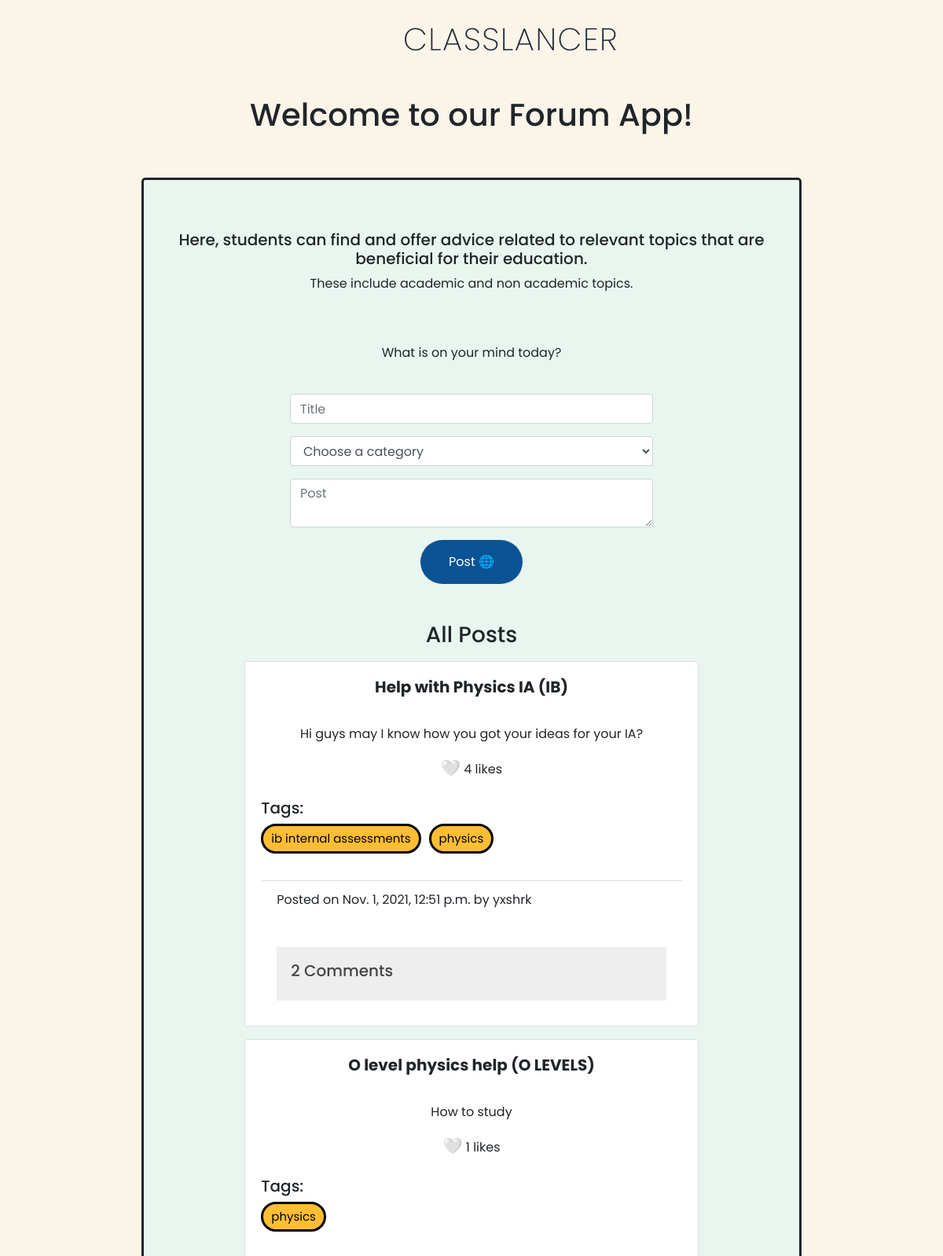
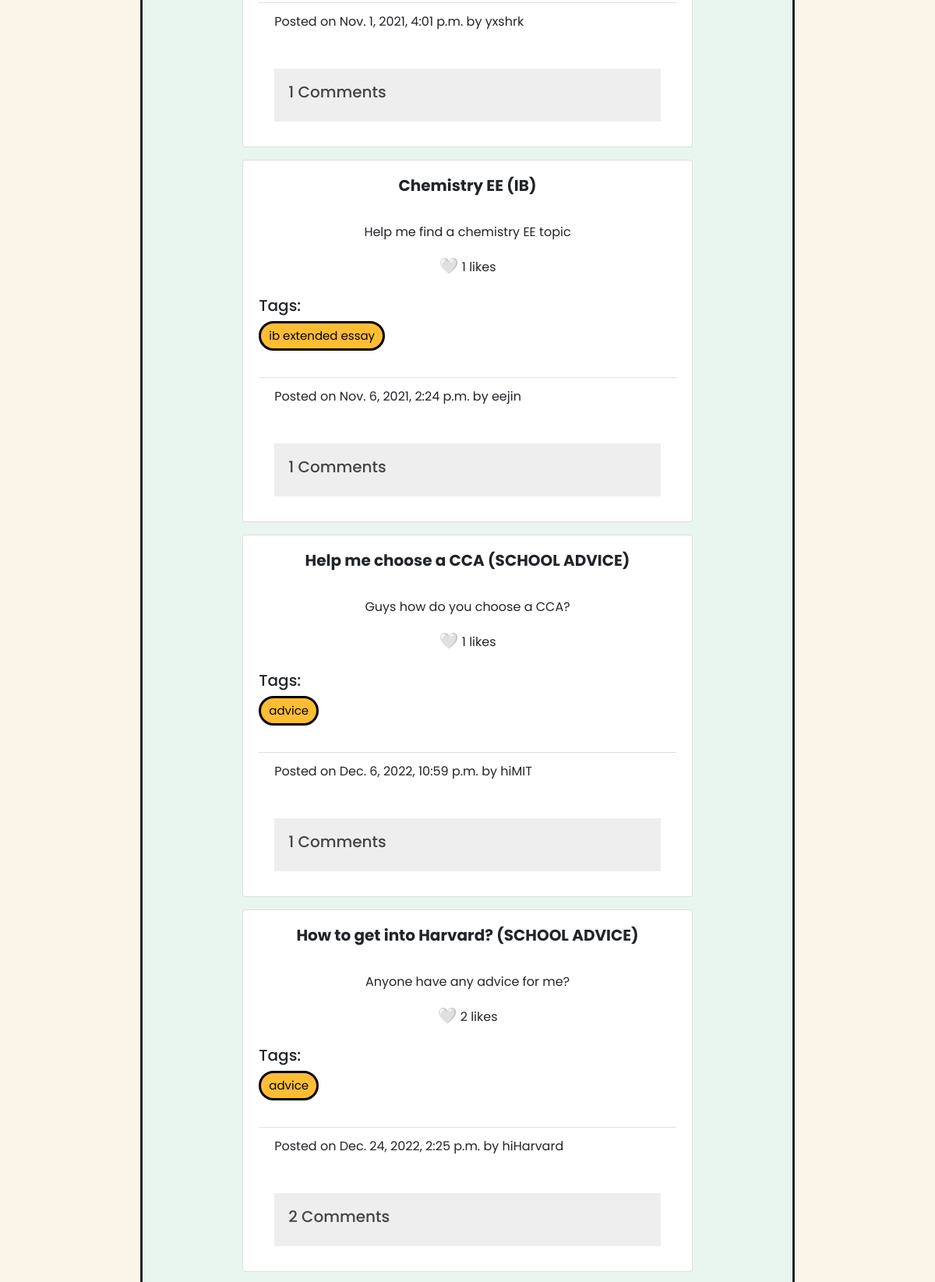
Page /forums/ (upper part) on the committed database (2 pictures, top to bottom).
### forums/models.py (models this page shows)
class Post(models.Model):
    id = models.IntegerField(primary_key=True)
    title = models.CharField(max_length=1024, default=None, null=True)
    category = models.CharField(max_length=1024, default=None, null=True)
    content = models.CharField(max_length=1024)
    timestamp = models.DateTimeField(auto_now_add=True)
    author = models.CharField(max_length=1024)

class Tag(models.Model):
    post_id = models.IntegerField()
    name = models.CharField(max_length=1024)

### forums/views.py (the view)
# urls.py: path("", views.index, name="index"),
def index(request):
    all_posts = Post.objects.all()
    postshash = {}
    allposts = []
    for all_post in all_posts:
        postshash[all_post.id] = {
            "id": all_post.id,
            "content": all_post.content,
            "title": all_post.title,
            "category": all_post.category.upper(),
            "timestamp": all_post.timestamp,
            "author": all_post.author,
            "tags": Tag.objects.filter(post_id=all_post.id),
            "likers": genlikers(all_post.id),
            "comments": Comment.objects.filter(post_id=all_post.id),
            "sepcomments": fetchcomments(all_post.id)
        }
    for x,y in postshash.items():
        allposts.append(y)
    return render(request, "forums/landingpage.html", {
        "allposts": allposts
    })

### auctions/context_processors.py (called while the page is built)
def add_variable_to_context(request):
    notifmessages = Messages.objects.filter(receiver=request.user.username, read=False)
    overallnotifs = Notifications.objects.filter(user=request.user.username, read=False)
    if request.user.is_authenticated:
        currentmode = Mode.objects.get(user=request.user.username)
    else:
        currentmode = "none"
    return {
        'testme': notifmessages,
        'metoo': overallnotifs,
        'currentmode': currentmode
    }

### forums/views.py (called while the page is built)
def genlikers(post_id):
    supporters = []
    likers = Liker.objects.filter(post_id=post_id)
    for liker in likers:
        supporters.append(liker.user)
    return supporters

def gencommentlikers(comment_id):
    squids = []
    comms = LikeComment.objects.filter(comment_id=comment_id)
    for comm in comms:
        squids.append(comm.user)
    return squids

def fetchcomments(post_id):
    comments = Comment.objects.filter(post_id=post_id)
    commentshash = {}
    for comment in comments:
        commentshash[comment.indivcomment_id] = {
            "content": comment.content,
            "user": comment.user,
            "indivcomment_id": comment.indivcomment_id,
            "timestamp": comment.timestamp,
            "likers": gencommentlikers(comment.indivcomment_id)
        }
    sepcomments = []
    for x,y in commentshash.items():
        sepcomments.append(y)
    return sepcomments

### forums/templates/forums/landingpage.html (shortened to what this page needs)
{% load static %}
<!DOCTYPE html>
<html lang="en">
    <head>
        <link rel="stylesheet" href="https://stackpath.bootstrapcdn.com/bootstrap/4.4.1/css/bootstrap.min.css">
        <link href="{% static 'forums/styles1.css' %}" rel="stylesheet">
    </head>
    <body>
        <header class="header">
            <nav>
                <div class="logo"><a href="{% url 'homepage' %}">classlancer</a></div>
            </nav>
        </header>
        <br>
        <br>
        <br>
        <h1 style="padding-top:50px;">Welcome to our Forum App!</h1>
        <br>
        <br>
        <div class="jumbotron text-center" style="width:70%;margin-left:15%;background-color:#E8F6EF;border:solid;">
            <h5>Here, students can find and offer advice related to relevant topics that are beneficial for their education.</h5>
            <p>These include academic and non academic topics.</p>
            <br>
            <br>
            <p>What is on your mind today?</p>
            <br>
            <form action="{% url 'newpost' %}" method="post">
                <div class="form-group">
                    <input autofocus class="form-control" style="width:60%;margin-left:20%;" name="title" placeholder="Title" required>
                </div>
                <div class="form-group">
                    <select name="category" class="form-control" style="width:60%;margin-left:20%;" placeholder="category" required>
                        <option value="">Choose a category</option>
                    </select>
                </div>
                <div class="form-group">
                    <textarea autofocus class="form-control" style="width:60%;margin-left:20%;"name="content" placeholder="Post"></textarea>
                </div>
                <button type="submit" style="background:#0b5394;border-radius: 1000px;border:none;outline:none;padding:16px 36px;color:#ffffff;text-align:center;">Post 🌐</button>
            </form>
            <br>
            <br>
            <h3>All Posts</h3>
    <div id="allposts">
        {% for allpost in allposts %}
        <div class="card mx-auto w-75 m-3">
            <div class="card-body card-body-cascade text-center">
                <h5 class="card-title" style="text-align:center;">
                    <strong>{{ allpost.title }} ({{allpost.category}})</strong>
                </h5>
                <br>
                <p class="card-text">{{ allpost.content }}</p>
                {% if request.user.username in allpost.likers %}
                    <a style="font-size:20px;" class="likelink" data-postid="{{allpost.id}}">❤️</a>
                {% else %}
                    <a style="font-size:20px;" class="likelink" data-postid="{{allpost.id}}">🤍</a>
                {% endif %}
                <span id="span{{allpost.id}}">{{ allpost.likers | length }}</span> likes
                <br>
                <br>
                <h5 style="text-align:left;">Tags:</h5>
                {% for tag in allpost.tags %}
                    <p class="tag">{{tag.name}}</p>
                {% endfor %}
                <br>
                <br>
                <br>
                <div class="card-footer text-left" style="background-color:transparent;">
                   Posted on {{allpost.timestamp}} by {{allpost.author}}
                   <br>
                   <br>
                   <br>
                   <button class="accordion"><h5 style="text-align:left;">{{ allpost.sepcomments | length }} Comments</h5></button>
                    <br>
                </div>
            </div>
        </div>
        {% endfor %}
  </div>
        </div>
        <br>
        <br>
        </body>
</html>

### forums/static/forums/styles1.css (style rules this page uses)
:root { margin: 0; background-color: #FBF4E9; }
*, *::before, *::after { box-sizing: border-box; }
html { box-sizing: border-box; scroll-behavior: smooth; }
* { margin: 0px; padding: 0px; box-sizing: border-box; font-family: "Poppins", sans-serif; }
body { background-color: #FBF4E9; min-height: 100vh; text-align:center; }
nav { background: transparent; }
nav:after { content: ''; clear:both; display:table; }
nav .logo { float: left; color: #1F2833; font-size: 40px; font-weight: 200; line-height: 70px; padding-left:60px; text-transform: uppercase; letter-spacing: 1.5px; margin-left: 40px; margin-top: 15px; margin-bottom: 15px; padding-left: 10px; padding-right: 10px; }
nav .logo a { text-decoration: none; color: #1F2833; }
.show, .icon, input { display:none; }
@media all and (max-width: 1300px) { nav .logo { padding-left: 30px; width: 100%; } }
@media all and (max-width: 1300px) { .header { position: fixed; left: 0; top: 0; width: 100%; font-weight: bold; line-height: 55px; background:transparent; z-index: 9999; } }
.header { position: fixed; left: 0; top: 0; width: 100%; line-height: 55px; background: tranparent; transition: 0.5s ease; color: #1F2833 ; z-index: 9999; }
.accordion { background-color: #eee; color: #444; cursor: pointer; padding: 18px; width: 100%; border: none; text-align: left; outline: none; font-size: 15px; transition: 0.4s; }
.tag { float:left; margin:0 10px 10px 0; text-align:center; background-color:#FFBD33; color:black; font-size:15px; border:solid; padding-left:10px; padding-right:10px; padding-top:5px; padding-bottom:5px; border-radius:1000px; }

### rows in the picture
Post: title "Help with Physics IA", content "Hi guys may I know how you got your ideas for your IA?", timestamp "Nov. 1, 2021, 12:51 p.m.", author "yxshrk"
Tag: name "ib internal assessments"
Tag: name "physics"
Post: title "O level physics help", content "How to study", timestamp "Nov. 1, 2021, 4:01 p.m.", author "yxshrk"
Tag: name "physics"
Post: title "Chemistry EE", content "Help me find a chemistry EE topic", timestamp "Nov. 6, 2021, 2:24 p.m.", author "eejin"
Tag: name "ib extended essay"
Post: title "Help me choose a CCA", content "Guys how do you choose a CCA?", timestamp "Dec. 6, 2022, 10:59 p.m.", author "hiMIT"
Tag: name "advice"
Post: title "How to get into Harvard?", content "Anyone have any advice for me?", timestamp "Dec. 24, 2022, 2:25 p.m.", author "hiHarvard"
Tag: name "advice"

### other values in the picture
{{ allpost.category }} "IB" "O LEVELS" "IB" "SCHOOL ADVICE" "SCHOOL ADVICE"
{{ allpost.likers | length }} "4" "1" "1" "1" "2"
{{ allpost.sepcomments | length }} "2" "1" "1" "1" "2"
